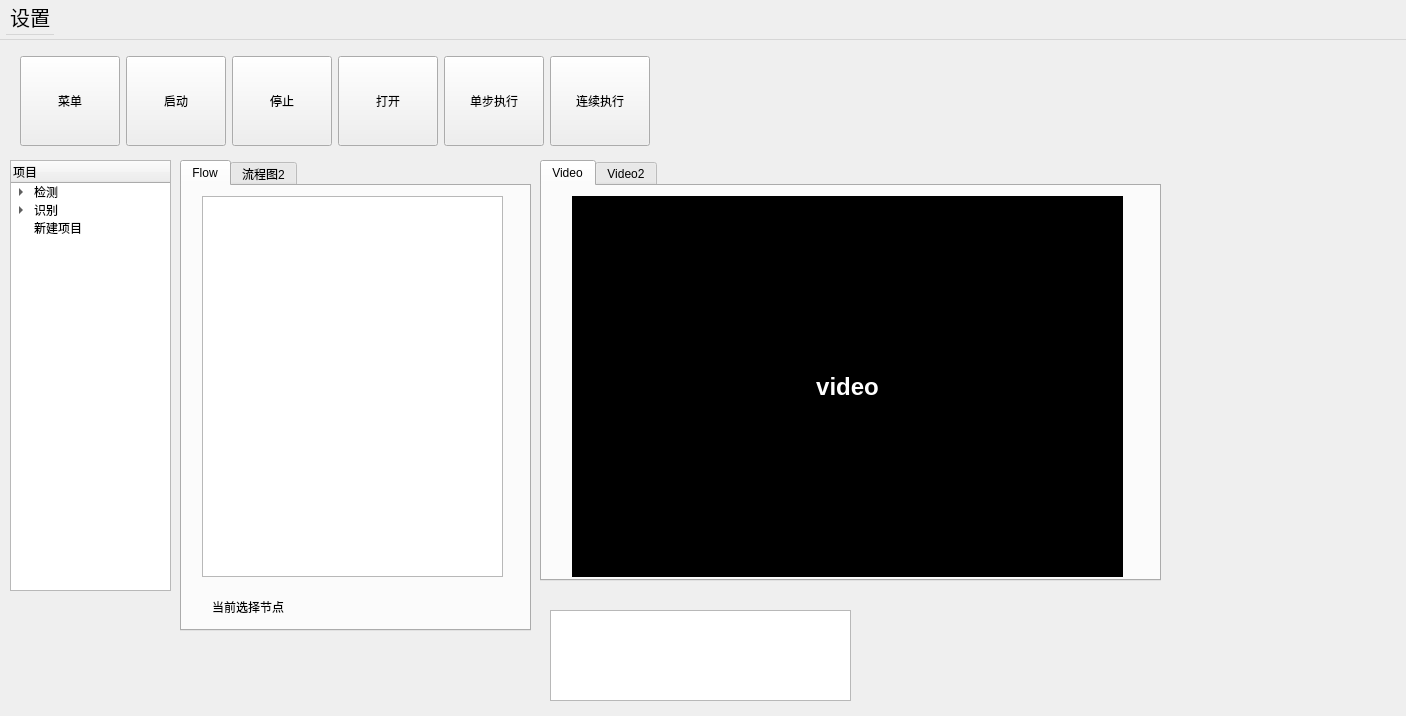
<?xml version="1.0" encoding="UTF-8"?>
<ui version="4.0">
 <class>MainWindow</class>
 <widget class="QMainWindow" name="MainWindow">
  <property name="geometry">
   <rect>
    <x>0</x>
    <y>0</y>
    <width>1406</width>
    <height>716</height>
   </rect>
  </property>
  <property name="sizePolicy">
   <sizepolicy hsizetype="MinimumExpanding" vsizetype="Preferred">
    <horstretch>0</horstretch>
    <verstretch>0</verstretch>
   </sizepolicy>
  </property>
  <property name="windowTitle">
   <string>MainWindow</string>
  </property>
  <widget class="QWidget" name="centralwidget">
   <widget class="QWidget" name="layoutWidget">
    <property name="geometry">
     <rect>
      <x>20</x>
      <y>10</y>
      <width>632</width>
      <height>102</height>
     </rect>
    </property>
    <layout class="QHBoxLayout" name="horizontalLayout">
     <item>
      <widget class="QPushButton" name="menu_button">
       <property name="minimumSize">
        <size>
         <width>100</width>
         <height>90</height>
        </size>
       </property>
       <property name="maximumSize">
        <size>
         <width>100</width>
         <height>90</height>
        </size>
       </property>
       <property name="text">
        <string>菜单</string>
       </property>
      </widget>
     </item>
     <item>
      <widget class="QPushButton" name="camera_button">
       <property name="minimumSize">
        <size>
         <width>100</width>
         <height>90</height>
        </size>
       </property>
       <property name="maximumSize">
        <size>
         <width>100</width>
         <height>90</height>
        </size>
       </property>
       <property name="text">
        <string>启动</string>
       </property>
      </widget>
     </item>
     <item>
      <widget class="QPushButton" name="close_button">
       <property name="minimumSize">
        <size>
         <width>100</width>
         <height>90</height>
        </size>
       </property>
       <property name="maximumSize">
        <size>
         <width>100</width>
         <height>90</height>
        </size>
       </property>
       <property name="text">
        <string>停止</string>
       </property>
      </widget>
     </item>
     <item>
      <widget class="QPushButton" name="open_button">
       <property name="minimumSize">
        <size>
         <width>100</width>
         <height>90</height>
        </size>
       </property>
       <property name="maximumSize">
        <size>
         <width>100</width>
         <height>90</height>
        </size>
       </property>
       <property name="text">
        <string>打开</string>
       </property>
      </widget>
     </item>
     <item>
      <widget class="QPushButton" name="btn_step_execute">
       <property name="minimumSize">
        <size>
         <width>100</width>
         <height>90</height>
        </size>
       </property>
       <property name="maximumSize">
        <size>
         <width>100</width>
         <height>90</height>
        </size>
       </property>
       <property name="text">
        <string>单步执行</string>
       </property>
      </widget>
     </item>
     <item>
      <widget class="QPushButton" name="btn_continuous_execute">
       <property name="minimumSize">
        <size>
         <width>100</width>
         <height>90</height>
        </size>
       </property>
       <property name="maximumSize">
        <size>
         <width>100</width>
         <height>90</height>
        </size>
       </property>
       <property name="text">
        <string>连续执行</string>
       </property>
      </widget>
     </item>
    </layout>
   </widget>
   <widget class="QTreeWidget" name="tree">
    <property name="geometry">
     <rect>
      <x>10</x>
      <y>120</y>
      <width>161</width>
      <height>431</height>
     </rect>
    </property>
    <column>
     <property name="text">
      <string>项目</string>
     </property>
    </column>
    <item>
     <property name="text">
      <string>检测</string>
     </property>
     <item>
      <property name="text">
       <string>直线</string>
      </property>
     </item>
     <item>
      <property name="text">
       <string>圆</string>
      </property>
     </item>
     <item>
      <property name="text">
       <string>灰度</string>
      </property>
     </item>
    </item>
    <item>
     <property name="text">
      <string>识别</string>
     </property>
     <item>
      <property name="text">
       <string>人脸</string>
      </property>
     </item>
     <item>
      <property name="text">
       <string>颜色</string>
      </property>
     </item>
    </item>
    <item>
     <property name="text">
      <string>新建项目</string>
     </property>
    </item>
   </widget>
   <widget class="QPlainTextEdit" name="plainTextEdit">
    <property name="geometry">
     <rect>
      <x>550</x>
      <y>570</y>
      <width>301</width>
      <height>91</height>
     </rect>
    </property>
   </widget>
   <widget class="QTabWidget" name="tabWidget">
    <property name="geometry">
     <rect>
      <x>540</x>
      <y>120</y>
      <width>621</width>
      <height>421</height>
     </rect>
    </property>
    <property name="currentIndex">
     <number>0</number>
    </property>
    <widget class="QWidget" name="Video">
     <attribute name="title">
      <string>Video</string>
     </attribute>
     <widget class="QLabel" name="video">
      <property name="geometry">
       <rect>
        <x>30</x>
        <y>10</y>
        <width>551</width>
        <height>381</height>
       </rect>
      </property>
      <property name="styleSheet">
       <string notr="true">background-color: black;
color: white;
font-size: 24px;
font-weight: bold;</string>
      </property>
      <property name="text">
       <string>video</string>
      </property>
      <property name="alignment">
       <set>Qt::AlignCenter</set>
      </property>
     </widget>
    </widget>
    <widget class="QWidget" name="tab">
     <attribute name="title">
      <string>Video2</string>
     </attribute>
    </widget>
   </widget>
   <widget class="QTabWidget" name="flowWidget">
    <property name="geometry">
     <rect>
      <x>180</x>
      <y>120</y>
      <width>351</width>
      <height>471</height>
     </rect>
    </property>
    <property name="currentIndex">
     <number>0</number>
    </property>
    <widget class="QWidget" name="flow">
     <attribute name="title">
      <string>Flow</string>
     </attribute>
     <widget class="QGraphicsView" name="flowView">
      <property name="geometry">
       <rect>
        <x>20</x>
        <y>10</y>
        <width>301</width>
        <height>381</height>
       </rect>
      </property>
     </widget>
     <widget class="QLabel" name="lbl_current_node">
      <property name="geometry">
       <rect>
        <x>30</x>
        <y>410</y>
        <width>291</width>
        <height>21</height>
       </rect>
      </property>
      <property name="text">
       <string>当前选择节点</string>
      </property>
     </widget>
    </widget>
    <widget class="QWidget" name="tab_4">
     <attribute name="title">
      <string>流程图2</string>
     </attribute>
    </widget>
   </widget>
  </widget>
  <widget class="QMenuBar" name="menubar">
   <property name="geometry">
    <rect>
     <x>0</x>
     <y>0</y>
     <width>1406</width>
     <height>40</height>
    </rect>
   </property>
   <property name="sizePolicy">
    <sizepolicy hsizetype="Fixed" vsizetype="Minimum">
     <horstretch>0</horstretch>
     <verstretch>0</verstretch>
    </sizepolicy>
   </property>
   <property name="minimumSize">
    <size>
     <width>0</width>
     <height>40</height>
    </size>
   </property>
   <property name="maximumSize">
    <size>
     <width>16777215</width>
     <height>50</height>
    </size>
   </property>
   <property name="font">
    <font>
     <pointsize>15</pointsize>
    </font>
   </property>
   <widget class="QMenu" name="menu">
    <property name="geometry">
     <rect>
      <x>246</x>
      <y>140</y>
      <width>157</width>
      <height>130</height>
     </rect>
    </property>
    <property name="font">
     <font>
      <pointsize>15</pointsize>
     </font>
    </property>
    <property name="title">
     <string>设置</string>
    </property>
    <addaction name="action"/>
    <addaction name="action1"/>
   </widget>
   <addaction name="menu"/>
  </widget>
  <action name="action">
   <property name="text">
    <string>摄像头设置</string>
   </property>
   <property name="font">
    <font>
     <pointsize>15</pointsize>
    </font>
   </property>
  </action>
  <action name="action1">
   <property name="text">
    <string>1</string>
   </property>
   <property name="font">
    <font>
     <pointsize>15</pointsize>
    </font>
   </property>
  </action>
 </widget>
 <resources/>
 <connections/>
</ui>
